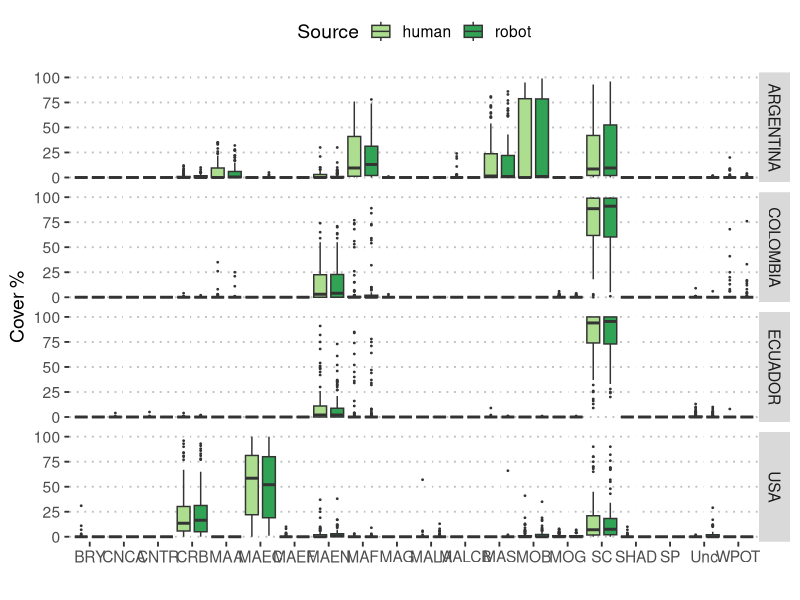
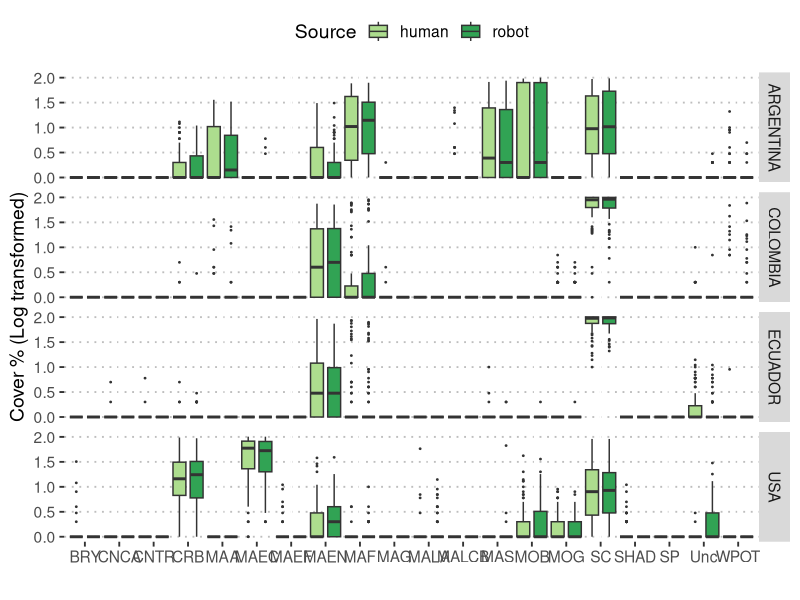
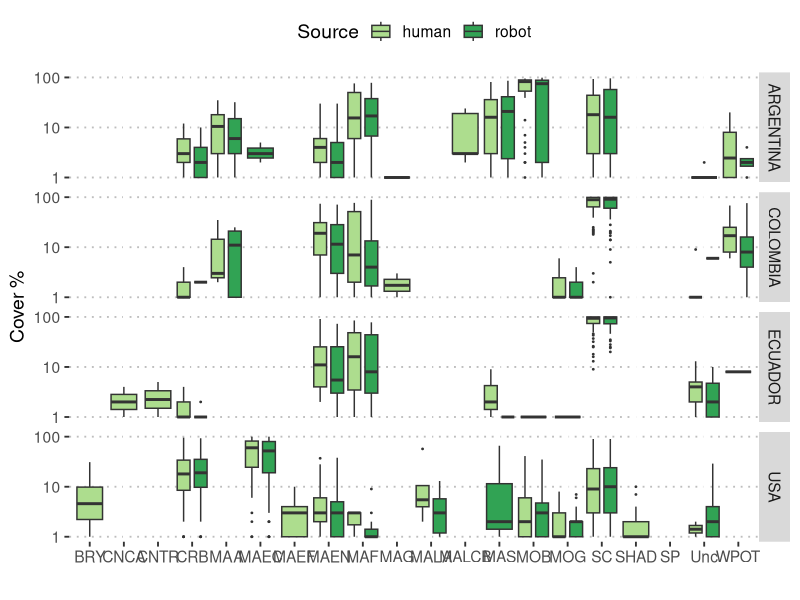
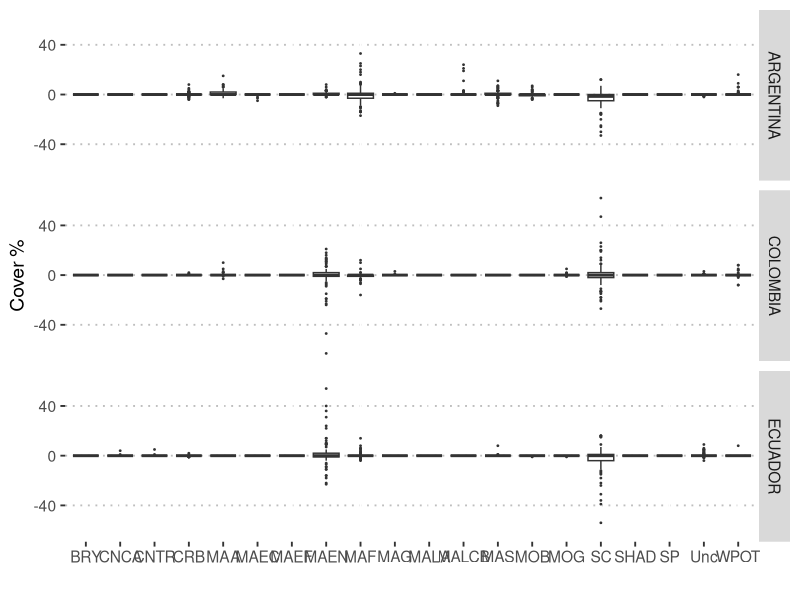
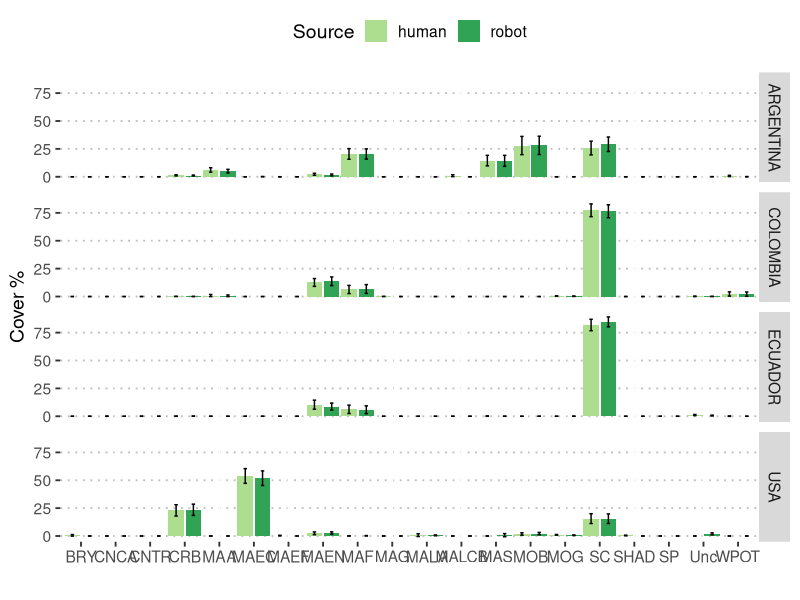
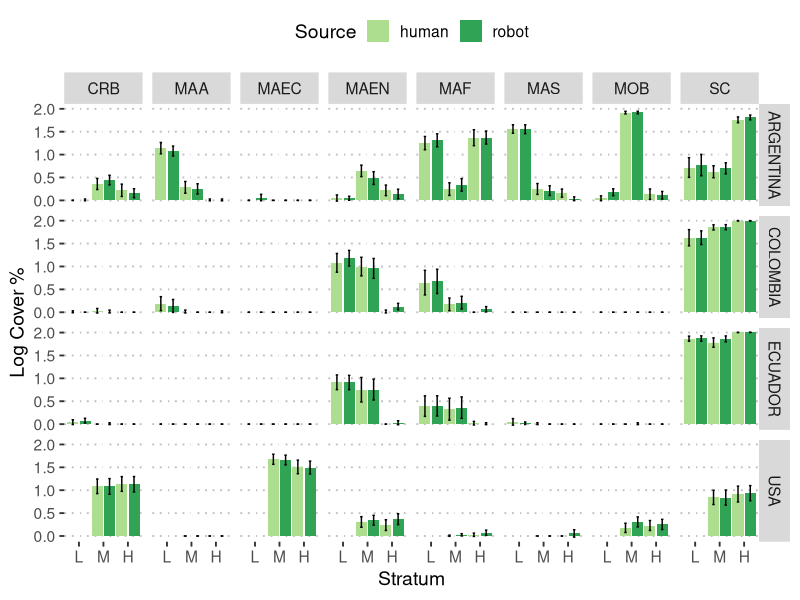
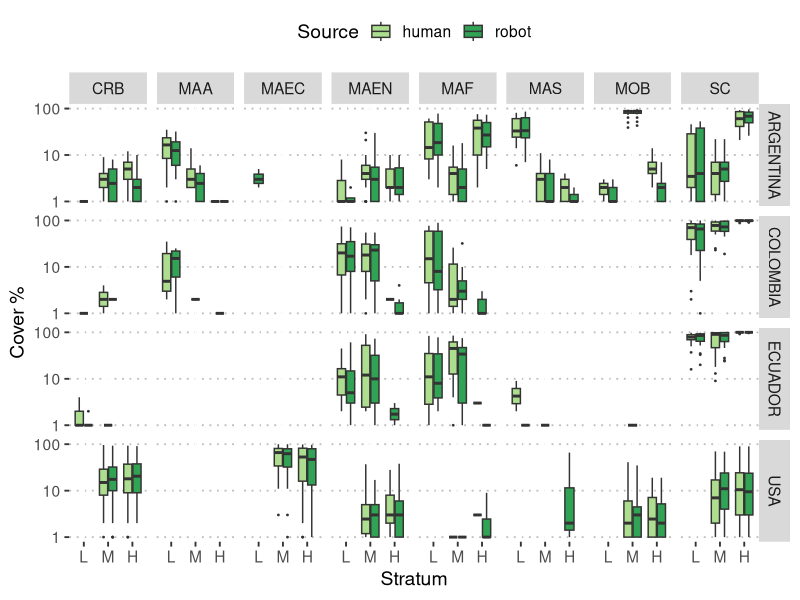

These charts were generated, in order, by the following R code: (Note: this script raises an error after producing the figures.)
## Make Figure 2

library(readr)
library(ggplot2)
library(ggpubr)
library(dplyr)


selectedLabels <- c("CRB", "MOB", "SC", "MAF", "MAEN", "MAA", "MAS", "MAEC")  
sourceColor <- c(visual="#f7fcb9", human="#addd8e", robot="#31a354")


###################
## Human vs Robot
##################
DF_HR <- read_csv("./DataClean/DF_HumanRobot.csv", col_types = cols())
DF_HR$strata <- factor(DF_HR$strata, levels = c("LT", "MT", "HT"))
DF_HR$source <- factor(DF_HR$source, levels = c("human", "visual", "robot"))
DF_HR$country <- factor(DF_HR$country, levels = c("AR", "CO", "EC", "US"), 
                        labels = c("ARGENTINA", "COLOMBIA", "ECUADOR", "USA"))

pp <- ggplot(DF_HR, aes(Label, Cover))
pp + geom_boxplot(position=position_dodge(1), aes(fill=source), outlier.size = 0.3) +
  labs(x="", y="Cover %") + 
  scale_colour_manual("Source", values = sourceColor, aesthetics = 'fill') + 
  facet_grid(country~.) + 
  theme_pubclean(base_size=14)


## if log transformed, you can see better the labels with low cover values
pp <- ggplot(DF_HR, aes(Label, log10(Cover+1)))
pp + geom_boxplot(position=position_dodge(1), aes(fill=source), outlier.size = 0.3) +
  labs(x="", y="Cover % (Log transformed)") + 
  scale_colour_manual("Source", values = sourceColor, aesthetics = 'fill') + 
  facet_grid(country~.) + 
  theme_pubclean(base_size=14)


## Idem but without transforming the variable but using log scale Y-axis
pp <- ggplot(DF_HR, aes(Label, Cover))
pp + geom_boxplot(position=position_dodge(1), aes(fill=source), outlier.size = 0.3) +
  labs(x="", y="Cover %") + 
  scale_y_log10()  +
  scale_colour_manual("Source", values = sourceColor, aesthetics = 'fill') + 
  facet_grid(country~.) + 
  theme_pubclean(base_size=14)


## Let's try plotting the DIFFERENCE, so we can see all the labels around zero
DF_HRdiff <- DF_HR %>% group_by(Name, country, site, strata, Label) %>% 
  summarise(CoverDiff = Cover[source=="human"] - Cover[source=="robot"])

pp <- ggplot(DF_HRdiff, aes(Label, CoverDiff))
pp + geom_boxplot(position=position_dodge(1),outlier.size = 0.3) +
  labs(x="", y="Cover %") + 
  #scale_colour_manual("Source", values = sourceColor, aesthetics = 'fill') + 
  facet_grid(country~.) + 
  theme_pubclean(base_size=14)


## Bar plot with confidence intervals
DF_HRmean <- DF_HR %>% group_by(country, Label, source) %>% 
  summarise(Cover.mean = mean(Cover, na.rm=T),
            Cover.sd = sd(Cover, na.rm=T),
            Cover.n = n(),
            Cover.CIlower = Cover.mean - 1.96*Cover.sd/sqrt(Cover.n), 
            Cover.CIupper = Cover.mean + 1.96*Cover.sd/sqrt(Cover.n))

pp <- ggplot(DF_HRmean, aes(Label, Cover.mean, fill=source))
pp + geom_bar(stat="identity", position=position_dodge(1), aes(fill=source)) +
  geom_errorbar(aes(ymin=Cover.CIlower, ymax=Cover.CIupper), width = 0.2, position=position_dodge(1)) + 
  labs(x="", y="Cover %") + 
  scale_colour_manual("Source", values = sourceColor, aesthetics = 'fill') + 
  facet_grid(country~.) + 
  theme_pubclean(base_size=14)



## THIS IS A REPLICA OF FIGURE 2
## Cover ~strata faceted by country and label. mean and sd calculated using log of Cover+1
DF_HRmean <- DF_HR %>% filter(Label %in% selectedLabels ) %>% 
  group_by(country, strata, Label, source) %>% 
  summarise(Cover.mean = mean(log10(Cover+1), na.rm=T),
            Cover.sd = sd(log10(Cover+1), na.rm=T),
            Cover.n = n(),
            Cover.CIlower = Cover.mean - 1.96*Cover.sd/sqrt(Cover.n), 
            Cover.CIupper = Cover.mean + 1.96*Cover.sd/sqrt(Cover.n))

pp <- ggplot(DF_HRmean, aes(strata, Cover.mean, fill=source))
pp + geom_bar(stat="identity", position=position_dodge(1), aes(fill=source)) +
  geom_errorbar(aes(ymin=Cover.CIlower, ymax=Cover.CIupper), width = 0.2, position=position_dodge(1)) + 
  labs(x="Stratum", y="Log Cover %") + 
  scale_x_discrete(breaks=c("HT", "MT", "LT"), labels=c("H", "M", "L")) + 
  scale_colour_manual("Source", values = sourceColor, aesthetics = 'fill') + 
  facet_grid(country~Label) + 
  theme_pubclean(base_size=14)



## THIS IS A REPLICA OF FIGURE 2, but with BOX PLOTS
## Cover ~strata faceted by country and label. mean and sd calculated using log of Cover+1
pp <- ggplot(DF_HR %>% filter(Label %in% selectedLabels), aes(strata, Cover, fill=source))
pp <- pp + geom_boxplot(position=position_dodge2(preserve = "single"), aes(fill=source), outlier.size = 0.3, notch = FALSE) +
  labs(x="Stratum", y="Cover %") + 
  scale_y_log10() + 
  scale_x_discrete(breaks=c("HT", "MT", "LT"), labels=c("H", "M", "L")) + 
  scale_colour_manual("Source", values = sourceColor, aesthetics = 'fill') + 
  facet_grid(country~Label) + 
  theme_pubclean(base_size=14)

pp

pp %>% ggexport(filename = "./Figures/Fig_2A_new.png", width = 3000, height = 1615, res = 300, pointsize = 12)







###################
## Visual vs Robot
##################

DF_VR <- read_csv("./DataClean/DF_VisualRobot.csv", col_types = cols())
DF_VR$strata <- factor(DF_VR$strata, levels = c("LT", "MT", "HT"))
DF_VR$source <- factor(DF_VR$source, levels = c("human", "visual", "robot"))
DF_VR$country <- factor(DF_VR$country, levels = c("AR", "CO", "EC", "US"), 
                        labels = c("ARGENTINA", "COLOMBIA", "ECUADOR", "USA"))

## remove US from Visual
pp <- ggplot(DF_VR %>% filter(country != "US", Label %in% selectedLabels), aes(strata, Cover))
pp + geom_boxplot(position=position_dodge(1), aes(fill=source), outlier.size = 0.3) +
  labs(x="", y="Cover %") + 
  scale_y_log10() + 
  scale_colour_manual("Source", values = sourceColor, aesthetics = 'fill') + 
  facet_grid(country~Label) + 
  theme_pubclean(base_size=14)


## With Log transformation

pp <- ggplot(DF_VR %>% filter(country != "US"), aes(Label, log10(Cover+1)))
pp + geom_boxplot(position=position_dodge(1), aes(fill=source), outlier.size = 0.3) +
  labs(x="", y="Cover %") + 
  scale_colour_manual("Source", values = sourceColor, aesthetics = 'fill') + 
  facet_grid(country~.) + 
  theme_pubclean(base_size=14)

## Plot the DIFFERENCE
DF_VRdiff <- DF_VR %>% group_by(Name, country, site, strata, Label) %>% 
  summarise(CoverDiff = Cover[source=="visual"] - Cover[source=="robot"])

pp <- ggplot(DF_VRdiff, aes(Label, CoverDiff))
pp + geom_boxplot(position=position_dodge(1),outlier.size = 0.3) +
  labs(x="", y="Cover %") + 
  #scale_colour_manual("Source", values = sourceColor, aesthetics = 'fill') + 
  facet_grid(country~.) + 
  theme_pubclean(base_size=14)


## THIS IS A REPLICA OF FIGURE 2
## Cover ~strata faceted by country and label. mean and sd calculated using log of Cover+1
DF_VRmean <- DF_VR %>% filter(Label %in% selectedLabels , country !="US") %>% 
  group_by(country, strata, Label, source) %>% 
  summarise(Cover.mean = mean(log10(Cover+1), na.rm=T),
            Cover.sd = sd(log10(Cover+1), na.rm=T),
            Cover.n = n(),
            Cover.CIlower = Cover.mean - 1.96*Cover.sd/sqrt(Cover.n), 
            Cover.CIupper = Cover.mean + 1.96*Cover.sd/sqrt(Cover.n))

pp <- ggplot(DF_VRmean, aes(strata, Cover.mean, fill=source))
pp + geom_bar(stat="identity", position=position_dodge(1), aes(fill=source)) +
  geom_errorbar(aes(ymin=Cover.CIlower, ymax=Cover.CIupper), width = 0.2, position=position_dodge(1)) + 
  labs(x="Stratum", y="Log Cover %") + 
  scale_x_discrete(breaks=c("HT", "MT", "LT"), labels=c("H", "M", "L")) + 
  scale_colour_manual("Source", values = sourceColor, aesthetics = 'fill') + 
  facet_grid(country~Label) + 
  theme_pubclean(base_size=14)



## THIS IS A REPLICA OF FIGURE 2, but with BOX PLOTS
## Cover ~strata faceted by country and label. mean and sd calculated using log of Cover+1
pp <- ggplot(DF_VR %>% filter(Label %in% selectedLabels, country != "USA"), aes(strata, Cover, fill=source))
pp <- pp + geom_boxplot(position=position_dodge2(preserve="single"), aes(fill=source), outlier.size = 0.3, notch = FALSE, width=0.7) +
  labs(x="Stratum", y="Cover %") + 
  scale_y_log10() + 
  scale_x_discrete(breaks=c("HT", "MT", "LT"), labels=c("H", "M", "L")) + 
  scale_colour_manual("Source", values = sourceColor, aesthetics = 'fill') + 
  facet_grid(country~Label) + 
  theme_pubclean(base_size=14)
pp

pp %>% ggexport(filename = "./Figures/Fig_2B_new.png", width = 3000, height = 1615, res = 300, pointsize = 12)




###############
## FUNCTIONAL GROUPS
###############

## HUMAN ROBOT
## go diretly to the boxplots
FG_HR <- read_csv("./DataClean/DF_FG_HumanRobot.csv", col_types = cols())
FG_HR$strata <- factor(FG_HR$strata, levels = c("LT", "MT", "HT"))
FG_HR$source <- factor(FG_HR$source, levels = c("human", "visual", "robot"))
FG_HR$country <- factor(FG_HR$country, levels = c("AR", "CO", "EC", "US"), 
                        labels = c("ARGENTINA", "COLOMBIA", "ECUADOR", "USA"))

pp <- ggplot(FG_HR, aes(strata, Cover, fill=source))
pp <- pp + geom_boxplot(position=position_dodge2(preserve = "single"), aes(fill=source), outlier.size = 0.3, notch = FALSE) +
  labs(x="Stratum", y="Cover %") + 
  scale_y_log10() + 
  scale_x_discrete(breaks=c("HT", "MT", "LT"), labels=c("H", "M", "L")) + 
  scale_colour_manual("Source", values = sourceColor, aesthetics = 'fill') + 
  facet_grid(country~Label) + 
  theme_pubclean(base_size=14)

pp

pp %>% ggexport(filename = "./Figures/Fig_2A_new.png", width = 3000, height = 1615, res = 300, pointsize = 12)


## VISUAL ROBOT
